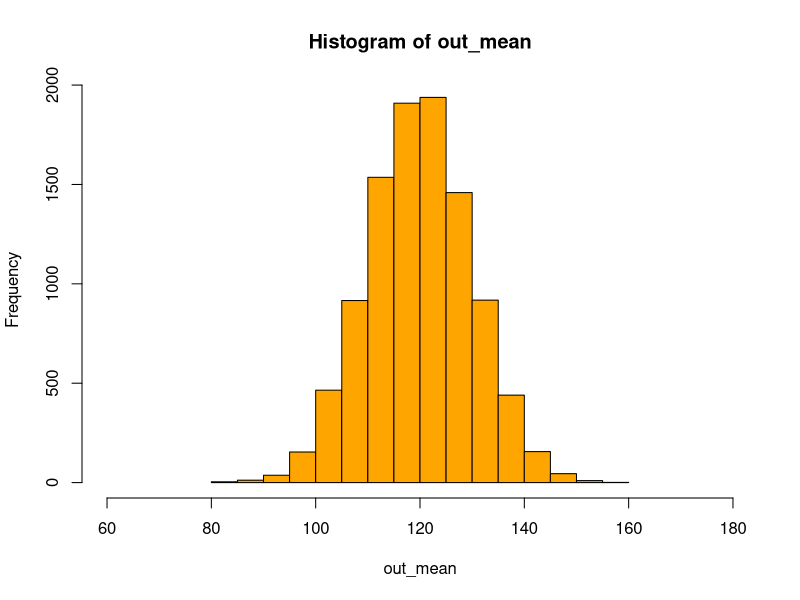
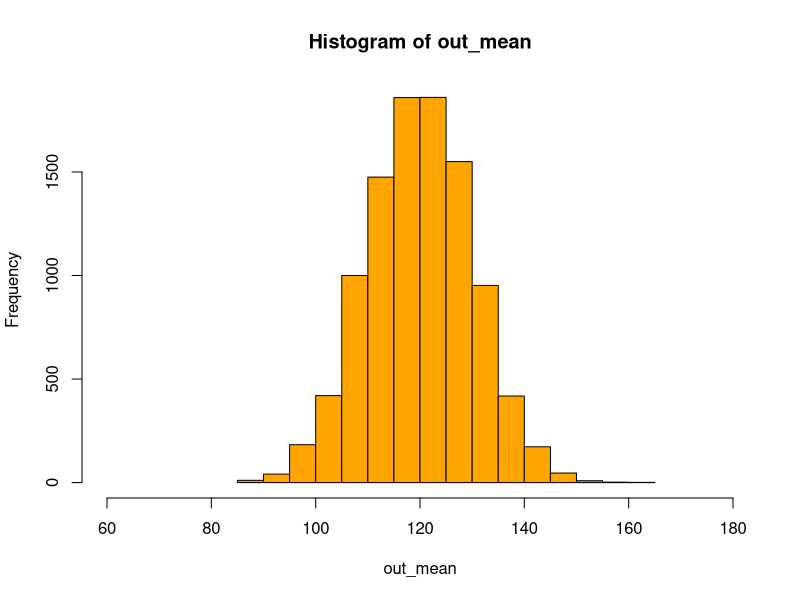

Recreate these plots in R, in order.
n = 20
out_mean = numeric(10000)
set.seed(1234)

for (i in 1:10000) {
  m = rnorm(n=n, mean = 120, sd = 10)
  out_mean[i] = m
}
hist(out_mean,col='orange',xlim=c(60,180)) 
sd(out_mean)

n = 200
for (i in 1:10000) {
  m = rnorm(n=n, mean = 120, sd = 10)
  out_mean[i] = m
}

hist(out_mean,col='orange',xlim=c(60,180)) 
sd(out_mean)
